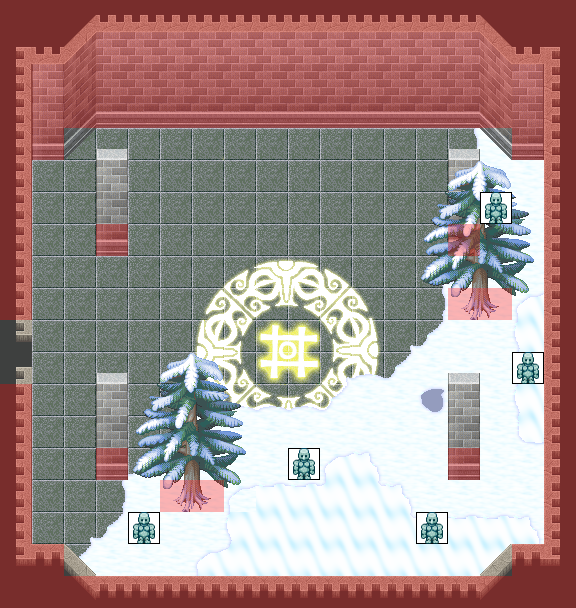

This is a level from a 2D game, rendered from its Tiled map with the project's own tilesets. A one-line summary and the map file follow, with tile-layer data summarised:
An orthogonal 18x19 tile map with 32x32 px tiles, 7 tile layers (0_floor, 1_terrain, 2_object, 3_roof, ...), 1 hidden layer not drawn, 12 tilesets.

<map version="1.2" tiledversion="1.2.0" orientation="orthogonal" renderorder="right-down" width="18" height="19" tilewidth="32" tileheight="32" infinite="0" nextlayerid="65" nextobjectid="1">
 <tileset firstgid="1" name="kafelki_blyszczace" tilewidth="32" tileheight="32" tilecount="36" columns="6">
  <image source="../../tileset/pol/domki/podloga/kafelki_blyszczace.png" width="192" height="192" />
 </tileset>
 <tileset firstgid="37" name="kafelek" tilewidth="32" tileheight="32" tilecount="1" columns="1">
  <image source="../../tileset/pol/domki/podloga/kafelek.png" width="32" height="32" />
 </tileset>
 <tileset firstgid="38" name="kosciol_sciany" tilewidth="32" tileheight="32" tilecount="30" columns="5">
  <image source="../../tileset/pol/domki/kosciol_sciany.png" width="160" height="192" />
 </tileset>
 <tileset firstgid="68" name="kosciol_nawy" tilewidth="32" tileheight="32" tilecount="14" columns="2">
  <image source="../../tileset/pol/domki/kosciol_nawy.png" width="64" height="224" />
 </tileset>
 <tileset firstgid="82" name="collision" tilewidth="32" tileheight="32" tilecount="1" columns="1">
  <image source="../../tileset/logic/collision.png" width="32" height="32" />
 </tileset>
 <tileset firstgid="83" name="protection" tilewidth="32" tileheight="32" tilecount="2" columns="2">
  <image source="../../tileset/logic/protection.png" width="64" height="32" />
 </tileset>
 <tileset firstgid="85" name="edges" tilewidth="32" tileheight="32" tilecount="9" columns="3">
  <image source="../../tileset/ground/ice/edges.png" width="96" height="96" />
 </tileset>
 <tileset firstgid="94" name="ice" tilewidth="32" tileheight="32" tilecount="3" columns="3">
  <image source="../../tileset/ground/ice/ice.png" width="96" height="32" />
 </tileset>
 <tileset firstgid="97" name="icehole" tilewidth="32" tileheight="32" tilecount="1" columns="1">
  <image source="../../tileset/ground/ice/icehole.png" width="32" height="32" />
 </tileset>
 <tileset firstgid="98" name="corners" tilewidth="32" tileheight="32" tilecount="4" columns="2">
  <image source="../../tileset/ground/ice/corners.png" width="64" height="64" />
 </tileset>
 <tileset firstgid="102" name="snow_on_pine" tilewidth="32" tileheight="32" tilecount="20" columns="4">
  <image source="../../tileset/plant/tree/snow_on_pine.png" width="128" height="160" />
 </tileset>
 <tileset firstgid="122" name="golem" tilewidth="32" tileheight="32" tilecount="4" columns="4">
  <image source="../../tileset/logic/creature/golem.png" width="128" height="32" />
 </tileset>
 <layer id="57" name="0_floor" width="18" height="19">
  <data>[342 cells, 335 non-empty, 32 distinct tile ids]</data>
 </layer>
 <layer id="58" name="1_terrain" width="18" height="19">
  <data>[342 cells, 172 non-empty, 42 distinct tile ids]</data>
 </layer>
 <layer id="59" name="2_object" width="18" height="19">
  <data>[342 cells, 8 non-empty, 3 distinct tile ids]</data>
 </layer>
 <layer id="60" name="3_roof" width="18" height="19">
  <data>[342 cells, 32 non-empty, 23 distinct tile ids]</data>
 </layer>
 <layer id="61" name="4_roof_add" width="18" height="19">
  <data>[342 cells, 18 non-empty, 18 distinct tile ids]</data>
 </layer>
 <layer id="62" name="objects" width="18" height="19">
  <data>[342 cells, 5 non-empty, 1 distinct tile ids]</data>
 </layer>
 <layer id="63" name="collision" width="18" height="19" opacity="0.3">
  <data>[342 cells, 128 non-empty, 1 distinct tile ids]</data>
 </layer>
 <layer id="64" name="protection" width="18" height="19" visible="0" opacity="0.2">
  <data>[342 cells, 342 non-empty, 1 distinct tile ids]</data>
 </layer>
</map>
